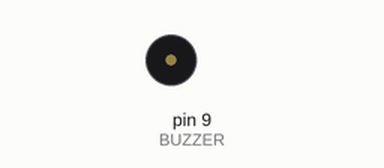
Bench run of a sketch on a simulated Arduino Uno, built with avr-gcc and run on an emulated ATmega328P. Shown: buzzer (waves = sounding).

Above: at 0.5 s.
Timing chart, 0 to 3.0 s (numbered marks = the images above):
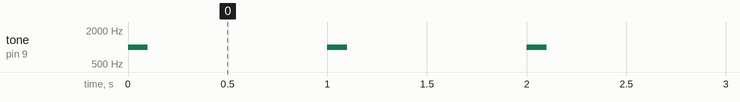

The sketch:

Buzzer.ino
```cpp
#define BUZZER 9

void setup() {
  // put your setup code here, to run once:

}

void loop() {
  // put your main code here, to run repeatedly:

  //Usage tone(Buzzer_Pin, Frequency, length)
  tone(BUZZER,1000,100);
  delay(1000);
  tone(BUZZER,1000,100);
  delay(1000);

}
```

Measured:
- by itself, tone on pin 9 (BUZZER): alternates 1000 Hz for 0.10 s and silent for 0.90 s
